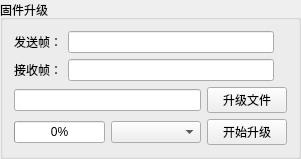
       <widget class="QGroupBox" name="groupBox_6">
        <property name="title">
         <string>固件升级</string>
        </property>
        <layout class="QVBoxLayout" name="verticalLayout_4">
         <item>
          <layout class="QHBoxLayout" name="horizontalLayout_23">
           <item>
            <widget class="QLabel" name="label_26">
             <property name="text">
              <string>发送帧：</string>
             </property>
            </widget>
           </item>
           <item>
            <widget class="QLineEdit" name="ledSendData"/>
           </item>
           <item>
            <widget class="QLabel" name="labSendLen">
             <property name="text">
              <string/>
             </property>
            </widget>
           </item>
          </layout>
         </item>
         <item>
          <layout class="QHBoxLayout" name="horizontalLayout_22">
           <item>
            <widget class="QLabel" name="label_27">
             <property name="text">
              <string>接收帧：</string>
             </property>
            </widget>
           </item>
           <item>
            <widget class="QLineEdit" name="ledRecvData"/>
           </item>
           <item>
            <widget class="QLabel" name="labRecvLen">
             <property name="text">
              <string/>
             </property>
            </widget>
           </item>
          </layout>
         </item>
         <item>
          <layout class="QHBoxLayout" name="horizontalLayout_29">
           <item>
            <widget class="QLineEdit" name="ledFiePath">
             <property name="text">
              <string/>
             </property>
            </widget>
           </item>
           <item>
            <widget class="QPushButton" name="btnFilePath">
             <property name="text">
              <string>升级文件</string>
             </property>
            </widget>
           </item>
          </layout>
         </item>
         <item>
          <layout class="QHBoxLayout" name="horizontalLayout_30">
           <item>
            <widget class="QProgressBar" name="pgbUpgrade">
             <property name="value">
              <number>0</number>
             </property>
            </widget>
           </item>
           <item>
            <widget class="QComboBox" name="cbxUpgradeType">
             <item>
              <property name="text">
               <string/>
              </property>
             </item>
             <item>
              <property name="text">
               <string>控制板升级</string>
              </property>
             </item>
             <item>
              <property name="text">
               <string>电机升级</string>
              </property>
             </item>
            </widget>
           </item>
           <item>
            <widget class="QPushButton" name="btnStartUpgrade">
             <property name="text">
              <string>开始升级</string>
             </property>
            </widget>
           </item>
          </layout>
         </item>
        </layout>
       </widget>
